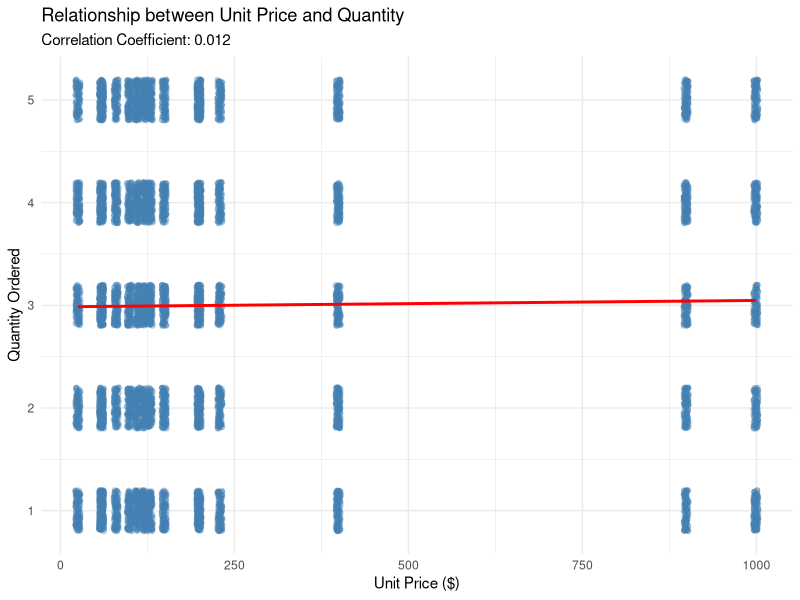
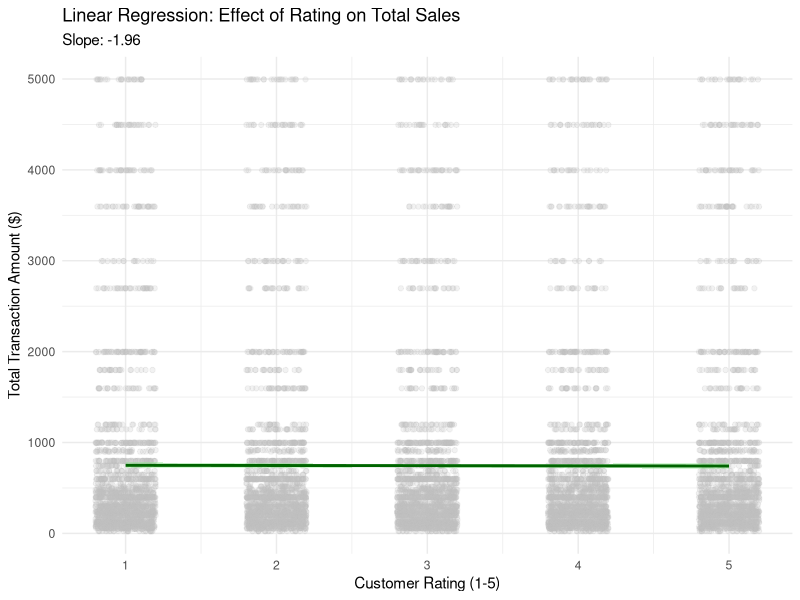
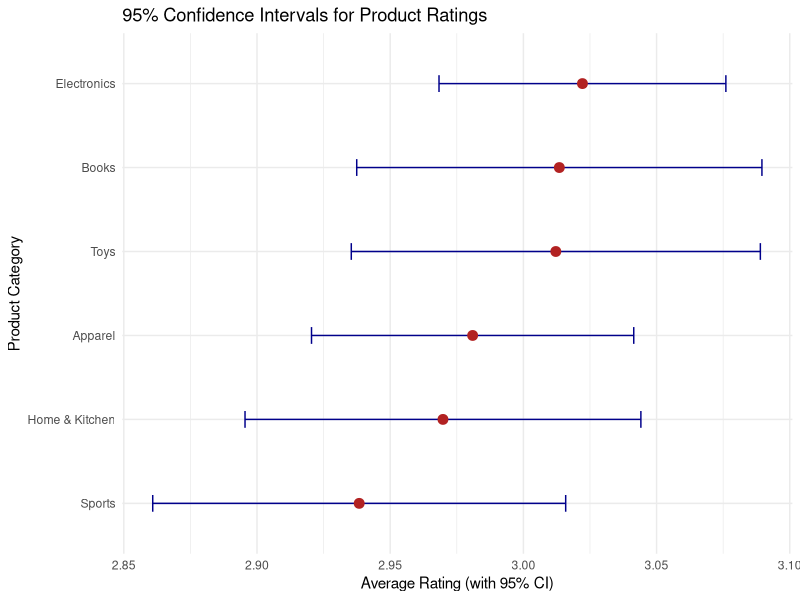

Generate these figures, in order, with R:
## ---- chunk 1
library(tidyverse)
library(stringr)
library(dplyr)
library(ggplot2)
library(lubridate)
library(tidytext)
## ---- chunk 2
ecommerce <- read.csv('ecommerce_dataset_10000.csv')

head(ecommerce)
## ---- chunk 3
ecommerce <- ecommerce %>%
  mutate(
    order_year = year(ymd(order_date))
  )
## ---- chunk 4
ecommerce <- ecommerce %>%
  mutate(
    total_amount = quantity * unit_price
  )
## ---- chunk 5
cor_test <- cor.test(ecommerce$unit_price, ecommerce$quantity)

cor_test
## ---- chunk 6
ggplot(ecommerce, aes(x = unit_price, y = quantity)) +
  geom_jitter(alpha = 0.3, height = 0.2, color = "steelblue") +
  geom_smooth(method = "lm", color = "red", se = FALSE) +
  labs(
    title = "Relationship between Unit Price and Quantity",
    subtitle = paste("Correlation Coefficient:", round(cor_test$estimate, 3)),
    x = "Unit Price ($)",
    y = "Quantity Ordered"
  ) + theme_minimal()
## ---- chunk 7
lm_model <- lm(total_amount ~ rating, data = ecommerce)

summary(lm_model)
## ---- chunk 8
ggplot(ecommerce, aes(x = rating, y = total_amount)) +
  geom_jitter(alpha = 0.2, width = 0.2, color = "gray") +
  geom_smooth(method = "lm", color = "darkgreen", fill = "lightgreen") +
  labs(
    title = "Linear Regression: Effect of Rating on Total Sales",
    subtitle = paste("Slope:", round(coef(lm_model)[2], 2)),
    x = "Customer Rating (1-5)",
    y = "Total Transaction Amount ($)"
  ) + theme_minimal()
## ---- chunk 9
category_ci <- ecommerce %>%
  group_by(category) %>%
  summarise(
    avg_rating = mean(rating),
    sd_rating = sd(rating),
    count = n(),
    se = sd_rating / sqrt(count),
    # CI 95% calculation
    ci_lower = avg_rating - (1.96 * se),
    ci_higher = avg_rating + (1.96 * se)
  )

category_ci
## ---- chunk 10
ggplot(category_ci, aes(x = reorder(category, avg_rating), y = avg_rating)) +
  geom_errorbar(aes(ymin = ci_lower, ymax = ci_higher), width = 0.2, color = "darkblue") +
  geom_point(size = 3, color = "firebrick") + 
  labs(
    title = "95% Confidence Intervals for Product Ratings",
    x = "Product Category",
    y = "Average Rating (with 95% CI)"
  ) + coord_flip() + theme_minimal()
